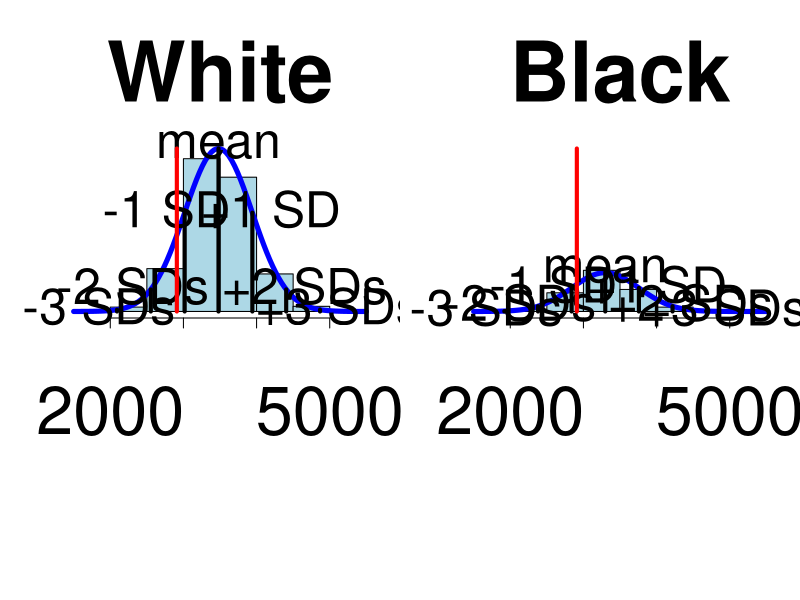
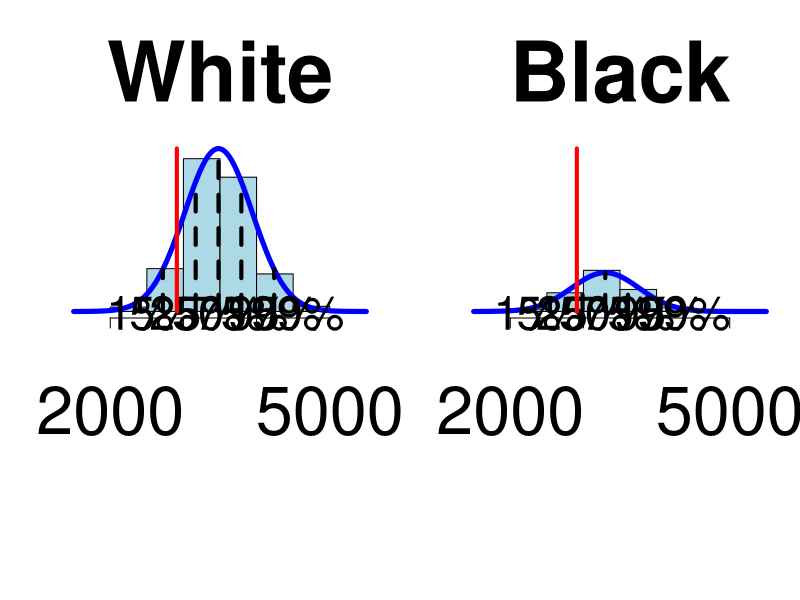
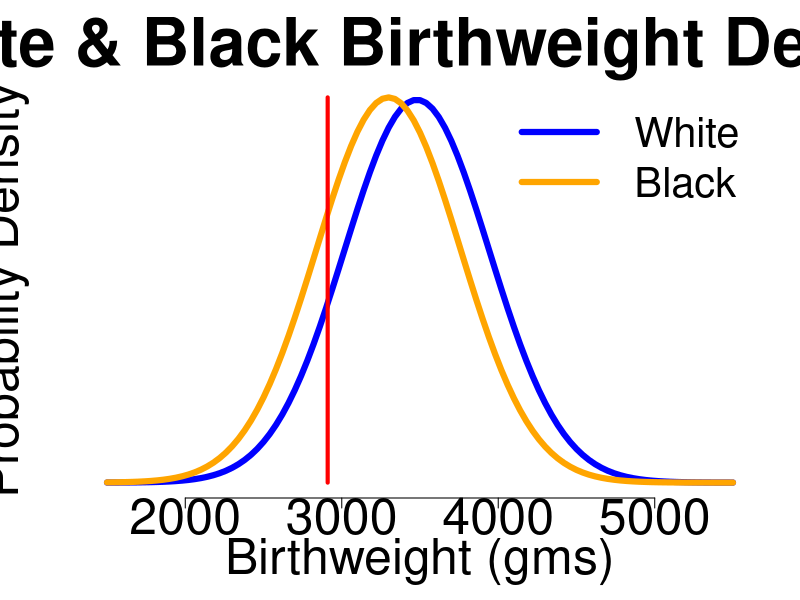

Recreate these plots in R, in order.
# For slide p55: distribution of birthweight - Birthweight example
# Output: babyweight_overall_sd.png, babyweight_overall_percentile.png, babyweight_overall_density.png

# Example adapted from David Spiegelhalter's "The Art of Statistics"
# The data are for 1,096,277 full-term births to non-hispanic women in the United States for 2013, and are taken from Table 23 of [http://www.cdc.gov/nchs/data/nvsr/nvsr64/nvsr64_01.pdf](http://www.cdc.gov/nchs/data/nvsr/nvsr64/nvsr64_01.pdf),


# 设置工作目录，确保后续文件路径正确
setwd("D:/GitHub/DataAnalysisIntro(Public)/")

# --- 数据准备 --- 
# white
weights_w = c(1500, 2000, 2500, 3000, 3500, 4000, 4500,5000)
mids_w = weights_w + 250
n_w = c(5+48+308+1130, 12679, 124209, 442891, 389275, 108886, 14936,1345)
N_w = sum(n_w)
area_w = N_w * 500
birth.mean_w = sum(n_w * mids_w / N_w)
birth.sd_w = sqrt(sum(n_w * (mids_w - birth.mean_w)^2) / N_w)
xw = 2910 # low birthweight cutoff for whites

# black
weights_b = c(1500, 2000, 2500, 3000, 3500, 4000, 4500,5000)
mids_b = weights_b + 250
n_b = c(1+22+149+639, 6728, 54111, 119307, 63910, 12648, 1718,223)
N_b = sum(n_b)
area_b = N_b * 500
birth.mean_b = sum(n_b * mids_b / N_b)
birth.sd_b = sqrt(sum(n_b * (mids_b - birth.mean_b)^2) / N_b)


# 画图参数
xrange <- c(1500,5500)
# 统一y轴范围
yrange <- range(c(n_w, n_b, area_w*dnorm(birth.mean_w, birth.mean_w, birth.sd_w), area_b*dnorm(birth.mean_b, birth.mean_b, birth.sd_b), 0))
scale=2

par_mar = c(14,3,7,1)+0.1  
par_mgp = c(6,5,0)


# Mean +/- 1,2,3 SDs
png(filename = "Output/Lec2/babyweight_overall_sd.png", width = 2800, height = 1200)
par(mfrow=c(1,2))
par(mar=par_mar)
par(mgp=par_mgp)
par(xpd=TRUE)
I=-3:3
label=c("-3 SDs", "-2 SDs", "-1 SD", "mean", "+1 SD","+2 SDs", "+3 SDs")
bit=10000
xx=250
shift=c(-xx,-xx,-xx,0,xx,xx,xx)
plot(xrange, yrange, type = "n", xlab = "", ylab = "", bty="n",axes=F,main="White", cex=3.5, cex.main=5, cex.lab=4, cex.axis=4)
axis(1,cex.axis=4)
# 添加直方图
rect(weights_w, 0, weights_w + 500, n_w, col = "lightblue")
curve(area_w*dnorm(x, birth.mean_w, birth.sd_w), min(xrange), max(xrange), add = TRUE, lwd=5, col="blue")
x1=birth.mean_w+I*birth.sd_w
y1=area_w*dnorm(x1,birth.mean_w, birth.sd_w)
for(i in 1:7){
  lines(c(x1[i],x1[i]), c(0,y1[i]),lwd=4)
  text(x1[i]+shift[i],y1[i]+bit,label[i],cex=3)
}
lines(c(xw,xw),yrange,col="red",lwd=4)
# right: black
plot(xrange, yrange, type = "n", xlab = "", ylab = "", bty="n",axes=F,main="Black", cex=3.5, cex.main=5, cex.lab=4, cex.axis=4)
axis(1,cex.axis=4)
# 添加直方图
rect(weights_b, 0, weights_b + 500, n_b, col = "lightblue")
curve(area_b*dnorm(x, birth.mean_b, birth.sd_b), min(xrange), max(xrange), add = TRUE, lwd=5, col="blue")
x1=birth.mean_b+I*birth.sd_b
y1=area_b*dnorm(x1,birth.mean_b, birth.sd_b)
for(i in 1:7){
  lines(c(x1[i],x1[i]), c(0,y1[i]),lwd=4)
  text(x1[i]+shift[i],y1[i]+bit,label[i],cex=3)
}
lines(c(xw,xw),yrange,col="red",lwd=4)
dev.off()

# Percentiles
png(filename = "Output/Lec2/babyweight_overall_percentile.png", width = 2800, height = 1200)
par(mfrow=c(1,2))
par(mar=par_mar)
par(mgp=par_mgp)
par(xpd=TRUE)
I=c(1,5,25,50,75,95,99)
label=c("1%", "5%", "25%", "50%","75%","95%","99%")
bit=5000
plot(xrange, yrange, type = "n", xlab = "", ylab = "", bty="n",axes=F,main="White", cex=3.5, cex.main=5, cex.lab=4, cex.axis=4)
axis(1,cex.axis=4)
# 添加直方图
rect(weights_w, 0, weights_w + 500, n_w, col = "lightblue")
curve(area_w*dnorm(x, birth.mean_w, birth.sd_w), min(xrange), max(xrange), add = TRUE, lwd=5, col="blue")
x1=qnorm(I/100, birth.mean_w,birth.sd_w)
y1=area_w*dnorm(x1,birth.mean_w, birth.sd_w)
for(i in 1:7){
  lines(c(x1[i],x1[i]), c(0,y1[i]),lwd=4,lty=2)
  text(x1[i],-bit,label[i],cex=2.8)
}
lines(c(xw,xw),yrange,col="red",lwd=4)
# right: black
plot(xrange, yrange, type = "n", xlab = "", ylab = "", bty="n",axes=F,main="Black", cex=3.5, cex.main=5, cex.lab=4, cex.axis=4)
axis(1,cex.axis=4)
# 添加直方图
rect(weights_b, 0, weights_b + 500, n_b, col = "lightblue")
curve(area_b*dnorm(x, birth.mean_b, birth.sd_b), min(xrange), max(xrange), add = TRUE, lwd=5, col="blue")
x1=qnorm(I/100, birth.mean_b,birth.sd_b)
y1=area_b*dnorm(x1,birth.mean_b, birth.sd_b)
for(i in 1:7){
  lines(c(x1[i],x1[i]), c(0,y1[i]),lwd=4,lty=2)
  text(x1[i],-bit,label[i],cex=2.8)
}
lines(c(xw,xw),yrange,col="red",lwd=4)
dev.off()


# 同一张图中画出white和black的分布密度
png(filename = "Output/Lec2/babyweight_overall_density.png", width = 2800, height = 1200)

# 计算概率密度的y轴范围
x_seq <- seq(min(xrange), max(xrange), length.out=500)
y_white <- dnorm(x_seq, birth.mean_w, birth.sd_w)
y_black <- dnorm(x_seq, birth.mean_b, birth.sd_b)
yrange_density <- range(c(y_white, y_black), 0)
# 添加x轴坐标
plot(xrange, yrange_density, type = "n", xlab = "Birthweight (gms)", ylab = "Probability Density", bty="n", axes=F, main="White & Black Birthweight Density", cex.main=4, cex.lab=3, cex.axis=3)
axis(1, cex.axis=3)
# white概率密度
curve(dnorm(x, birth.mean_w, birth.sd_w), min(xrange), max(xrange), add = TRUE, lwd=6, col="blue")
# black概率密度
curve(dnorm(x, birth.mean_b, birth.sd_b), min(xrange), max(xrange), add = TRUE, lwd=6, col="orange")
legend("topright", legend=c("White", "Black"), col=c("blue", "orange"), lwd=6, cex=2.5, bty="n")
# 添加xw处的红色垂线
lines(c(xw, xw), yrange_density, col="red", lwd=4)
dev.off()
